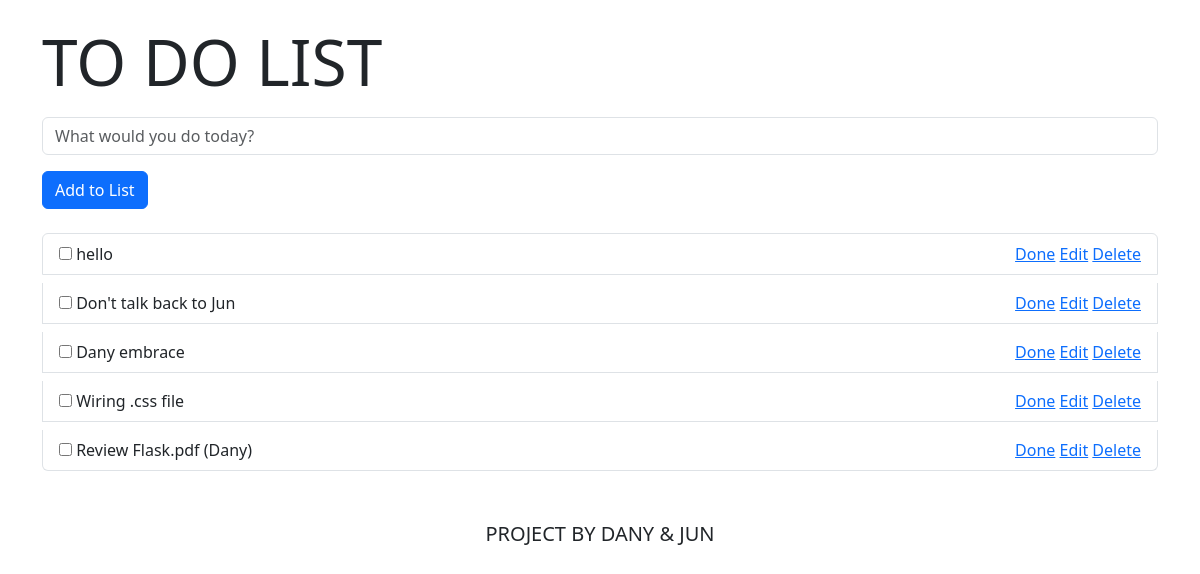
Before: / with the older database file.
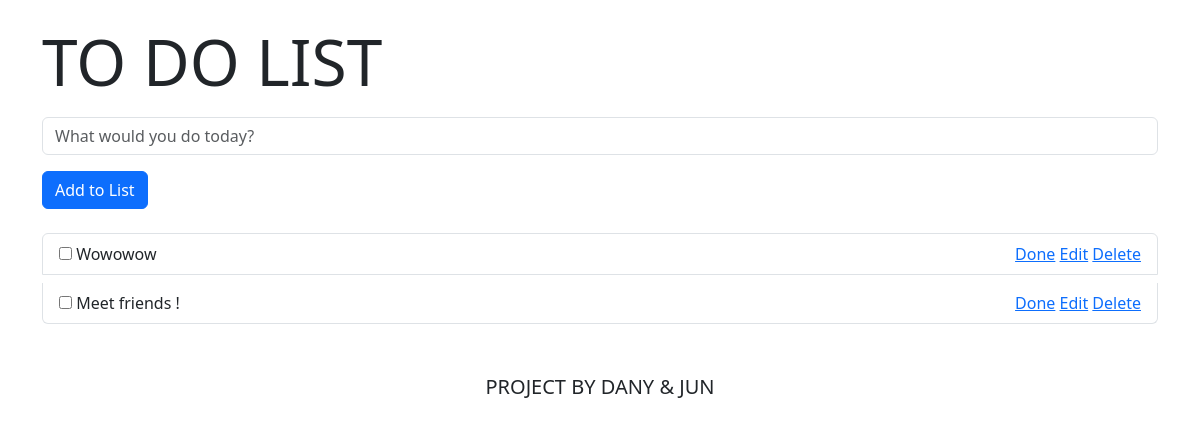
After: the same page with the newer database file.
### app/data/todo_model.py (models this page shows)
class Todo(db.Model):
    __tablename__ = 'todolist'
    id = db.Column(db.Integer, primary_key=True)
    content = db.Column(db.String(300), nullable=False)
    status = db.Column(db.Boolean, nullable=False)
    create_date = db.Column(db.DateTime(), nullable=False)

### app/views/main_views.py (the view)
@bp.route('/')
def index():
    todo_list = Todo.query.order_by(Todo.create_date.desc())
    return render_template("index.html", name=random.choice(names), todos=todo_list)

### app/templates/index.html (shortened to what this page needs)
{% extends "layout.html" %} {% block content %}
<div>
  <h1 class="display-3 mt-4">TO DO LIST</h1>
  <form action="{{ url_for('main.add') }}" method="post">
    <input
      class="form-control mt-3"
      type="text"
      placeholder="What would you do today?"
      name="todo"
    />
    <button class="btn btn-primary mt-3 mb-3" type="submit">Add to List</button>
  </form>
  <ul class="list-group">
    {% for todo in todos %}
    <li class="d-flex justify-content-between list-group-item mt-2">
      <div>
        <input
          type="checkbox"
          name="status"
        />
        <span
        >
          {{todo.content}}
        </span>
      </div>
      <div>
        <a class="ml-2" href="{{ url_for('main.check', index=todo.id) }}"
          >Done</a
        >
        <a class="ml-2" href="{{ url_for('main.edit', index=todo.id) }}"
          >Edit</a
        >
        <a class="ml-2" href="{{ url_for('main.delete', index=todo.id) }}"
          >Delete</a
        >
      </div>
    </li>
    {% endfor %}
  </ul>
</div>
{% endblock %}

Changed rows visible on the page:
removed Todo: content "hello"
removed Todo: content "Don't talk back to Jun"
removed Todo: content "Dany embrace"
removed Todo: content "Wiring .css file"
removed Todo: content "Review Flask.pdf (Dany)"
added Todo: content "Wowowow"
added Todo: content "Meet friends !"
